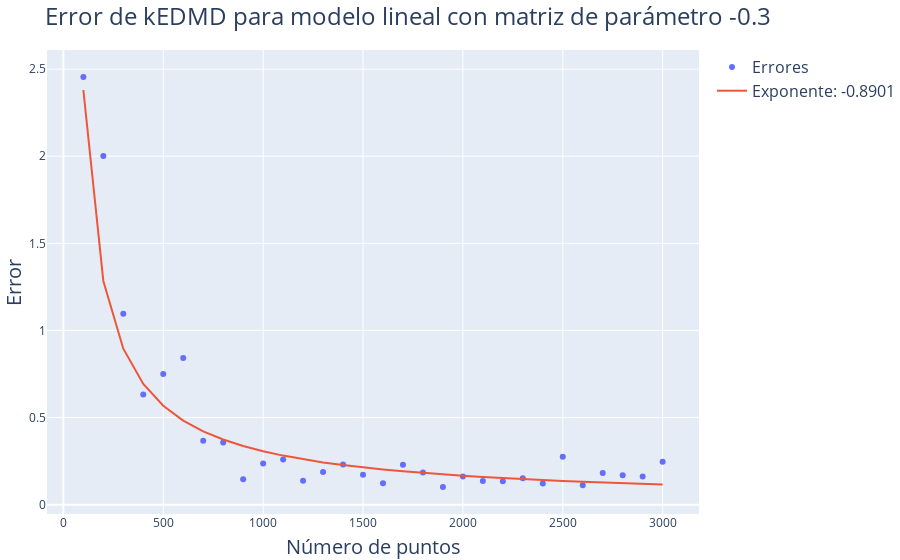

This figure's notebook cell:
### Code cell
# Alpha a utilizar
alpha = -0.3

# Número de puntos
Ns = np.arange(100, 3100, 100)

# Errores
errors = np.zeros(len(Ns))

# Cálculo de errores
for i in range(len(Ns)):
    x, x_koop, _, _ = compute_linear_kedmd(alpha, Ns[i])
    errors[i] = np.linalg.norm(x - x_koop)

# Ajustar una curva como raíz cuadrada a los errores
fit = np.polyfit(np.log(Ns), np.log(errors), 1)

# Plot
fig = go.Figure()

fig.add_trace(go.Scatter(x=Ns, y=errors, name='Errores', mode='markers'))
fig.add_trace(go.Scatter(x=Ns, y=np.exp(fit[1])*Ns**fit[0], name=f'Exponente: {fit[0].round(4)}', mode='lines'))

# Colocar titulo
fig.update_layout(
    title=f"Error de kEDMD para modelo lineal con matriz de parámetro {alpha}",
    xaxis_title="Número de puntos",
    yaxis_title="Error",
    margin=dict(l=0, r=0, t=50, b=0)
    )

fig.write_image(img_path+"Linear1Errors.pdf")

fig.show()

### Figure 1 — Plotly figure (JSON) as saved in the notebook; plotly's stock layout.template omitted (floating-point values rounded to 4 significant figures)
{"data": [{"mode": "markers", "name": "Errores", "type": "scatter", "x": [100, 200, 300, 400, 500, 600, 700, 800, 900, 1000, 1100, 1200, 1300, 1400, 1500, 1600, 1700, 1800, 1900, 2000, 2100, 2200, 2300, 2400, 2500, 2600, 2700, 2800, 2900, 3000], "y": [2.455, 2.001, 1.096, 0.6325, 0.7505, 0.8413, 0.3675, 0.3569, 0.1455, 0.2363, 0.2592, 0.1366, 0.1873, 0.2305, 0.1716, 0.1233, 0.2287, 0.1843, 0.1011, 0.1612, 0.1354, 0.1343, 0.1516, 0.1214, 0.275, 0.1116, 0.1819, 0.1689, 0.1623, 0.247]}, {"mode": "lines", "name": "Exponente: -0.8901", "type": "scatter", "x": [100, 200, 300, 400, 500, 600, 700, 800, 900, 1000, 1100, 1200, 1300, 1400, 1500, 1600, 1700, 1800, 1900, 2000, 2100, 2200, 2300, 2400, 2500, 2600, 2700, 2800, 2900, 3000], "y": [2.38, 1.284, 0.8951, 0.6929, 0.5681, 0.483, 0.4211, 0.3739, 0.3367, 0.3065, 0.2816, 0.2606, 0.2427, 0.2272, 0.2136, 0.2017, 0.1911, 0.1816, 0.1731, 0.1654, 0.1584, 0.1519, 0.146, 0.1406, 0.1356, 0.1309, 0.1266, 0.1226, 0.1188, 0.1153]}], "layout": {"margin": {"b": 0, "l": 0, "r": 0, "t": 50}, "title": {"text": "Error de kEDMD para modelo lineal con matriz de parámetro -0.3"}, "xaxis": {"title": {"text": "Número de puntos"}}, "yaxis": {"title": {"text": "Error"}}}}
